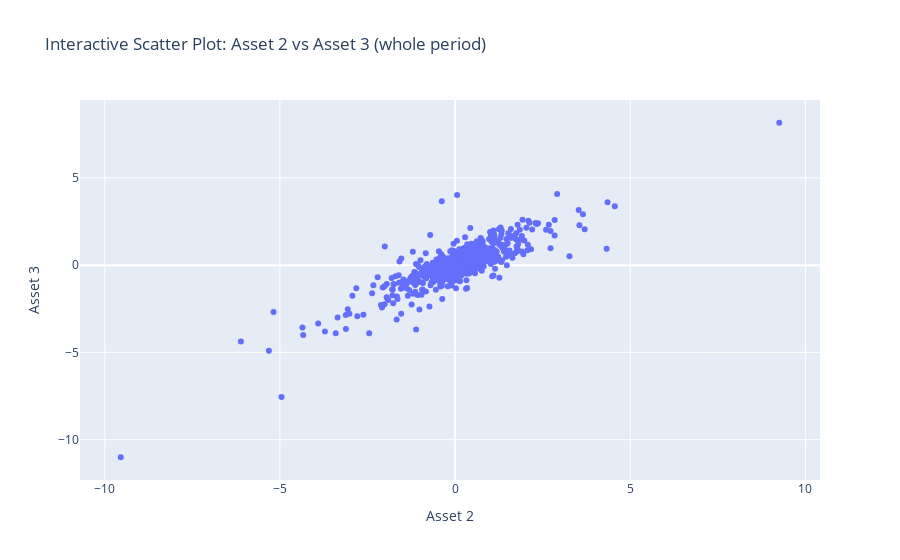

Write notebook code for a chart like this one.
### Markdown cell above
08.02 | Interactive Scatter Plot

---

Creating an interactive scatter plot to see the dates when hovered is useful here, because it allows you to explore the data dynamically. By hovering over the dots, you can instantly view the specific date associated with each data point, which helps in understanding the time-related context of asset price movements. This feature is especially valuable when analyzing trends, outliers, or other
patterns, as it enables you to correlate fluctuations in asset returns with specific dates, such as during market events or crises. Additionally, interactive plots allow for easier exploration of large datasets without losing track of individual data points.

### Code cell
df3_reset = df3.reset_index()  # it won't work if date is the index (as previously set)

fig = px.scatter(df3_reset, 
                 x='Asset2', 
                 y='Asset3', 
                 hover_data={'date': True},  # Show date when hovering over a point
                 labels={'Asset2': 'Asset 2', 'Asset3': 'Asset 3'},
                 title="Interactive Scatter Plot: Asset 2 vs Asset 3 (whole period)")

fig.show()

### Figure 1 — Plotly figure (JSON) as saved in the notebook; plotly's stock layout.template omitted (floating-point values rounded to 4 significant figures; data arrays with more than 128 entries replaced by an {"elided": "..."} marker saying what was removed)
{"data": [{"customdata": {"elided": "783x1 str values"}, "hovertemplate": "Asset 2=%{x}<br>Asset 3=%{y}<br>date=%{customdata[0]}<extra></extra>", "legendgroup": "", "marker": {"color": "#636efa", "symbol": "circle"}, "mode": "markers", "name": "", "orientation": "v", "showlegend": false, "type": "scatter", "x": {"elided": "783 float values"}, "xaxis": "x", "y": {"elided": "783 float values"}, "yaxis": "y"}], "layout": {"autosize": true, "legend": {"tracegroupgap": 0}, "title": {"text": "Interactive Scatter Plot: Asset 2 vs Asset 3 (whole period)"}, "xaxis": {"anchor": "y", "autorange": true, "domain": [0, 1], "range": [-10.7, 10.41], "title": {"text": "Asset 2"}, "type": "linear"}, "yaxis": {"anchor": "x", "autorange": true, "domain": [0, 1], "range": [-12.59, 9.739], "title": {"text": "Asset 3"}, "type": "linear"}}}
